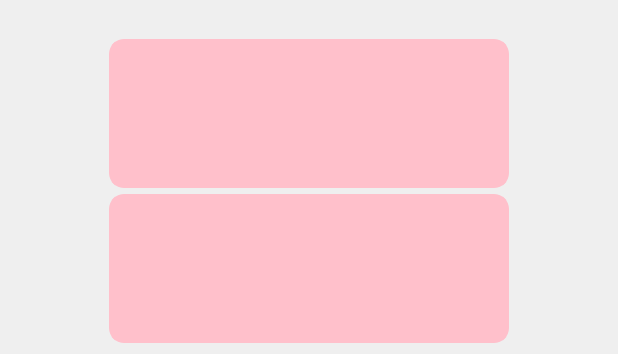
<?xml version="1.0" encoding="UTF-8"?>
<ui version="4.0">
 <class>RevisionWidget</class>
 <widget class="QWidget" name="RevisionWidget">
  <property name="geometry">
   <rect>
    <x>0</x>
    <y>0</y>
    <width>618</width>
    <height>354</height>
   </rect>
  </property>
  <property name="windowTitle">
   <string>Form</string>
  </property>
  <layout class="QGridLayout" name="gridLayout">
   <item row="1" column="1" rowspan="2">
    <spacer name="horizontalSpacer">
     <property name="orientation">
      <enum>Qt::Horizontal</enum>
     </property>
     <property name="sizeHint" stdset="0">
      <size>
       <width>20</width>
       <height>20</height>
      </size>
     </property>
    </spacer>
   </item>
   <item row="1" column="5" rowspan="2">
    <widget class="QPushButton" name="nextButton">
     <property name="sizePolicy">
      <sizepolicy hsizetype="Fixed" vsizetype="Fixed">
       <horstretch>0</horstretch>
       <verstretch>0</verstretch>
      </sizepolicy>
     </property>
     <property name="styleSheet">
      <string notr="true">font: 20pt &quot;PT Mono&quot;;</string>
     </property>
     <property name="text">
      <string/>
     </property>
     <property name="flat">
      <bool>true</bool>
     </property>
    </widget>
   </item>
   <item row="1" column="0" rowspan="2">
    <widget class="QPushButton" name="prevButton">
     <property name="sizePolicy">
      <sizepolicy hsizetype="Fixed" vsizetype="Fixed">
       <horstretch>0</horstretch>
       <verstretch>0</verstretch>
      </sizepolicy>
     </property>
     <property name="styleSheet">
      <string notr="true">font: 20pt &quot;PT Mono&quot;;</string>
     </property>
     <property name="text">
      <string/>
     </property>
     <property name="flat">
      <bool>true</bool>
     </property>
    </widget>
   </item>
   <item row="0" column="0">
    <widget class="QPushButton" name="backToMainButton">
     <property name="sizePolicy">
      <sizepolicy hsizetype="Ignored" vsizetype="Fixed">
       <horstretch>0</horstretch>
       <verstretch>0</verstretch>
      </sizepolicy>
     </property>
     <property name="maximumSize">
      <size>
       <width>40</width>
       <height>16777215</height>
      </size>
     </property>
     <property name="styleSheet">
      <string notr="true">font: 13pt &quot;PT Mono&quot;;</string>
     </property>
     <property name="text">
      <string/>
     </property>
     <property name="flat">
      <bool>true</bool>
     </property>
    </widget>
   </item>
   <item row="1" column="4" rowspan="2">
    <spacer name="horizontalSpacer_2">
     <property name="orientation">
      <enum>Qt::Horizontal</enum>
     </property>
     <property name="sizeHint" stdset="0">
      <size>
       <width>20</width>
       <height>20</height>
      </size>
     </property>
    </spacer>
   </item>
   <item row="2" column="3">
    <widget class="QPushButton" name="translationButton">
     <property name="sizePolicy">
      <sizepolicy hsizetype="Preferred" vsizetype="Preferred">
       <horstretch>0</horstretch>
       <verstretch>0</verstretch>
      </sizepolicy>
     </property>
     <property name="minimumSize">
      <size>
       <width>400</width>
       <height>91</height>
      </size>
     </property>
     <property name="styleSheet">
      <string notr="true">font: 24pt &quot;Arial&quot;;
border-radius: 15;
border: 5px solid pink;
background-color: pink;
</string>
     </property>
     <property name="text">
      <string/>
     </property>
    </widget>
   </item>
   <item row="1" column="3">
    <widget class="QPushButton" name="wordButton">
     <property name="sizePolicy">
      <sizepolicy hsizetype="Preferred" vsizetype="Preferred">
       <horstretch>0</horstretch>
       <verstretch>0</verstretch>
      </sizepolicy>
     </property>
     <property name="styleSheet">
      <string notr="true">font: 24pt &quot;YuGothic&quot;;
border-radius: 15;
border: 5px solid pink;
background-color: pink;
</string>
     </property>
     <property name="text">
      <string/>
     </property>
    </widget>
   </item>
  </layout>
 </widget>
 <resources/>
 <connections/>
</ui>
